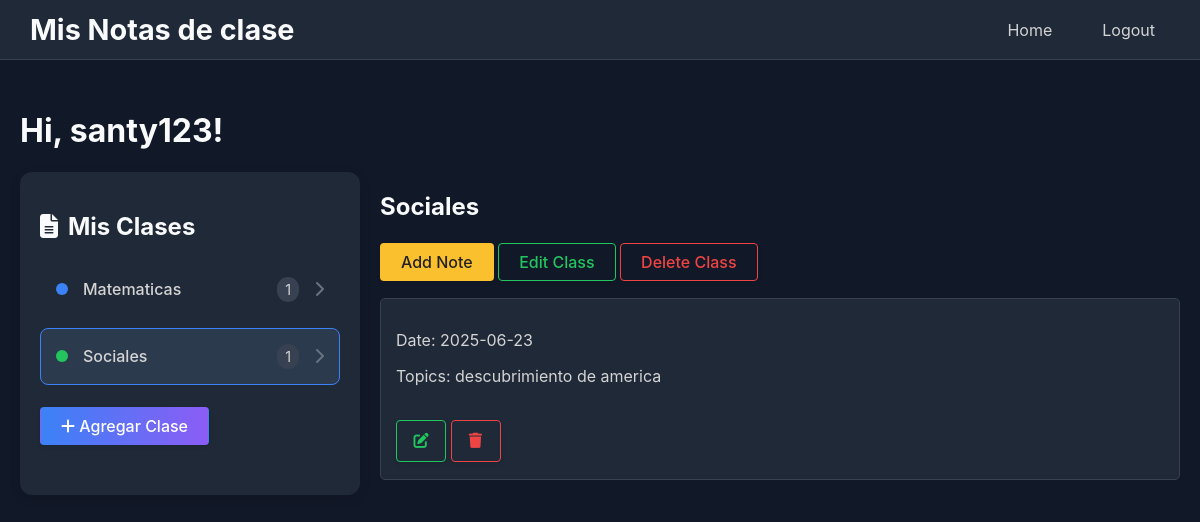
/index/2 (signed in), run on an earlier commit of the app's database.
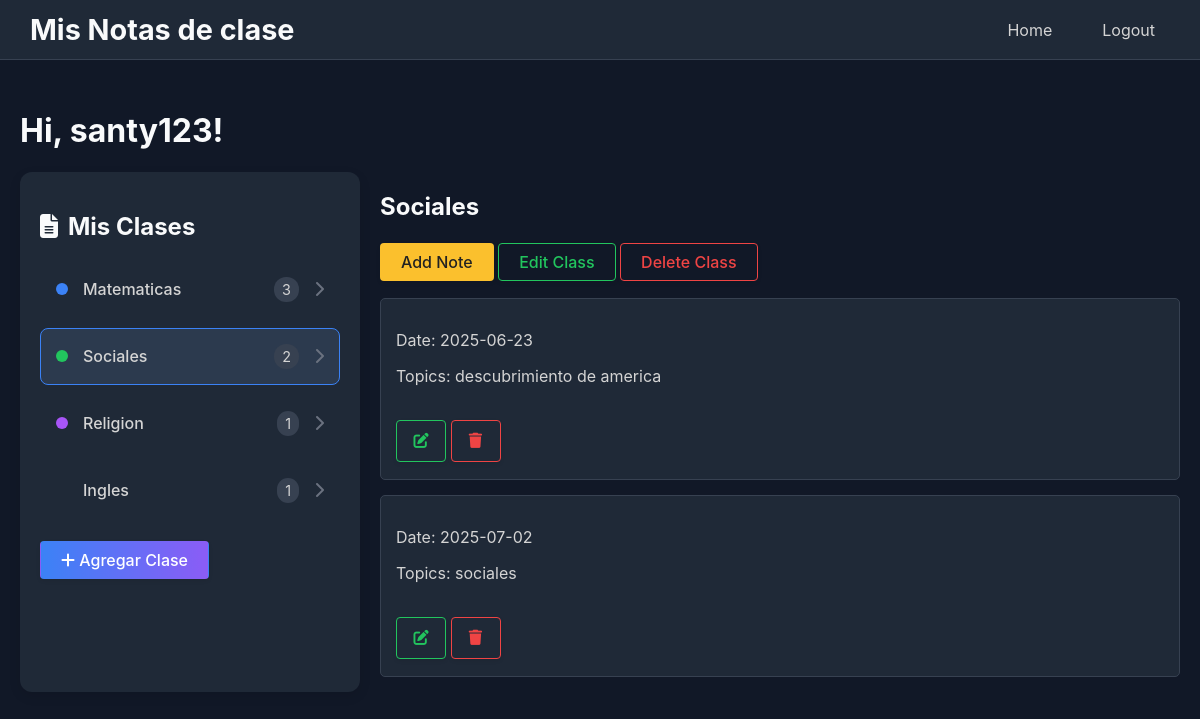
And on a later commit of the database.
### app/models.py (models this page shows)
class Class(db.Model):
    id = db.Column(db.Integer, primary_key=True)
    name = db.Column(db.String(140))
    user_id = db.Column(db.Integer, db.ForeignKey('user.id'))
    notes = db.relationship('Note', backref='cl', lazy='dynamic', cascade="all, delete-orphan")

class Note(db.Model):
    id = db.Column(db.Integer, primary_key=True)
    date = db.Column(db.String(140))
    topics = db.Column(db.String(140))
    class_id = db.Column(db.Integer, db.ForeignKey('class.id'))
    images = db.relationship('NoteImage', backref='note', lazy='dynamic', cascade="all, delete-orphan")

### app/routes.py (the view)
@app.route('/')
@app.route('/index')
@app.route('/index/<int:class_id>')
@login_required
def index(class_id=None):
    classes = Class.query.filter_by(user_id=current_user.id).all()
    if class_id is None and classes:
        selected_class = classes[0]
    else:
        selected_class = Class.query.get(class_id)
    notes = []
    if selected_class:
        notes = Note.query.filter_by(class_id=selected_class.id).all()
    return render_template('index.html', title='Home', classes=classes, notes=notes, selected_class=selected_class)

### app/models.py (called while the page is built)
@login.user_loader
def load_user(id):
    return User.query.get(int(id))

### app/templates/index.html (shortened to what this page needs)
{% extends "base.html" %}
{% block content %}
    <h1>Hi, {{ current_user.username }}!</h1>
    <div class="container">
        <div class="classes-menu">
            <h2><i class="fa-solid fa-file-lines"></i> Mis Clases</h2>
            <ul class="class-list">
                {% for class in classes %}
                <li class="class-item {% if selected_class and class.id == selected_class.id %}active{% endif %}">
                    <a href="{{ url_for('index', class_id=class.id) }}">
                        <span class="class-color-dot"></span>
                        <span class="class-name">{{ class.name }}</span>
                        <span class="note-count">{{ class.notes.count() }}</span>
                        <i class="fa-solid fa-chevron-right"></i>
                    </a>
                </li>
                {% endfor %}
            </ul>
            <a href="{{ url_for('add_class') }}" class="btn-action btn-add-class">
                <i class="fa-solid fa-plus"></i> Agregar Clase
            </a>
        </div>
        <div class="day-notes">
            {% if selected_class %}
                <h2>{{ selected_class.name }}</h2>
                <a href="{{ url_for('add_note', class_id=selected_class.id) }}" class="btn-action btn-note">Add Note</a>
                <a href="{{ url_for('edit_class', id=selected_class.id) }}" class="btn-action btn-edit">Edit Class</a>
                <a href="{{ url_for('delete_class', id=selected_class.id) }}" class="btn-action btn-delete">Delete Class</a>
                {% for note in notes %}
                    <div class="note">
                        <p>Date: {{ note.date }}</p>
                        <p>Topics: {{ note.topics }}</p>
                        <div class="note-actions">
                            <a href="{{ url_for('edit_note', id=note.id) }}" class="btn-action btn-edit btn-icon" title="Edit Note"><i class="fa-solid fa-pen-to-square"></i></a>
                            <a href="{{ url_for('delete_note', id=note.id) }}" class="btn-action btn-delete btn-icon" title="Delete Note"><i class="fa-solid fa-trash"></i></a>
                        </div>
                    </div>
                {% endfor %}
            {% else %}
                <h2>Day Notes</h2>
                <p>No class selected. Select a class to see the notes.</p>
            {% endif %}
        </div>
    </div>
{% endblock %}

What changed in the data, as far as the page shows it:
computed for Class "Matematicas": notes.count "1" → "3"
computed for Class "Sociales": notes.count "1" → "2"
added Class: name "Religion", notes.count "1"
added Class: name "Ingles", notes.count "1"
added Note: date "2025-07-02", topics "sociales"
